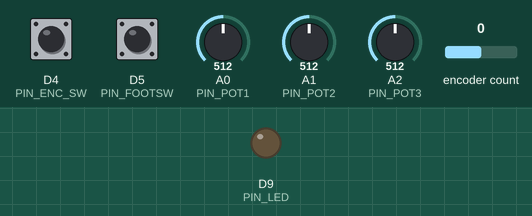
This sketch was run on a simulated Arduino Zero (SAMD21). Shown: output pins drawn as LEDs (lit = HIGH). Inputs (shaded band) come from the test bench; at power-on: D5 (PIN_FOOTSW) HIGH, encoder count 0, A0 (PIN_POT1) = 512, D4 (PIN_ENC_SW) HIGH, A1 (PIN_POT2) = 512, A2 (PIN_POT3) = 512 (analog values on the 0–1023 scale). What the sketch prints to the serial monitor is not drawn.

Above: at 1.2 s.
1.3 s: D5 (PIN_FOOTSW) pulled LOW for 0.15 s
At 2.0 s:
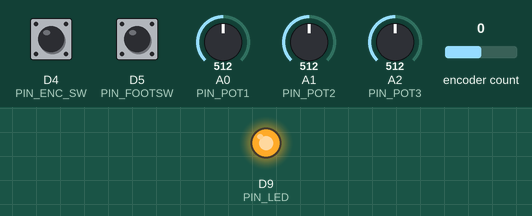
2.9 s: encoder count set to 1
4.4 s: A0 (PIN_POT1) set to 30
5.9 s: D4 (PIN_ENC_SW) pulled LOW for 0.15 s
7.5 s: D4 (PIN_ENC_SW) pulled LOW for 1 s
10.0 s: D5 (PIN_FOOTSW) pulled LOW for 1 s
Timing chart, 0 to 13.0 s (numbered marks = the images above; inputs shaded):
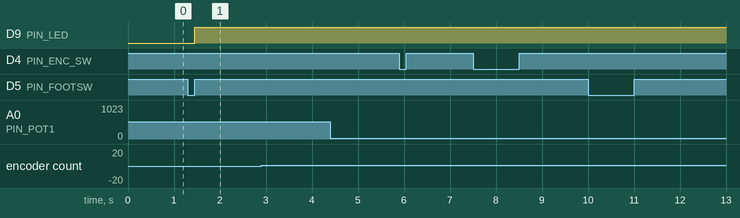

Measured:
- after the input at 1.3 s, D9 (PIN_LED): LOW → HIGH after 0.15 s
- after the input at 2.9 s, every drawn part: stays the same
- after the input at 4.4 s, every drawn part: stays the same
- after the input at 5.9 s, every drawn part: stays the same
- after the input at 7.5 s, every drawn part: stays the same
- after the input at 10.0 s, every drawn part: stays the same

The sketch:

03_knobs_switches.ino
```cpp
// 03_knobs_switches: 포트 3개, 인코더(푸시), 풋스위치, LED 입력 확인
// 노브를 돌리면 0~100% 값이, 인코더를 돌리면 카운트가, 스위치를 누르면 짧게/길게 이벤트가 시리얼에 찍히면 통과.
// 풋스위치를 짧게 누를 때마다 LED가 토글됩니다(바이패스 표시 흉내).

#include <Encoder.h>

// 핀 배치 (docs/hardware-design.md 5장 초안, firmware/src/pins.h와 동일하게 유지)
#define PIN_POT1     14  // A0
#define PIN_POT2     15  // A1
#define PIN_POT3     16  // A2
#define PIN_ENC_A    2
#define PIN_ENC_B    3
#define PIN_ENC_SW   4
#define PIN_FOOTSW   5
#define PIN_LED      9

#define LONG_PRESS_MS  600
#define DEBOUNCE_MS    20
#define POT_HYST       0.01f  // 1% 이상 바뀔 때만 출력

Encoder enc(PIN_ENC_A, PIN_ENC_B);

struct Button {
  uint8_t pin;
  const char* name;
  bool pressed = false;
  bool longFired = false;
  unsigned long changedAt = 0;
};

Button encBtn{PIN_ENC_SW, "인코더 버튼"};
Button footBtn{PIN_FOOTSW, "풋스위치"};

const uint8_t potPins[3] = {PIN_POT1, PIN_POT2, PIN_POT3};
float potLast[3] = {-1, -1, -1};
long encLast = 0;
bool ledOn = false;

// 짧게: 뗄 때 판정 / 길게: 600ms 도달 즉시 판정 (software-design.md 8-1절)
// 반환값: 0 = 없음, 1 = 짧게, 2 = 길게
int pollButton(Button& b) {
  bool down = digitalRead(b.pin) == LOW;  // 내부 풀업, 누르면 LOW
  unsigned long now = millis();
  if (down != b.pressed && now - b.changedAt >= DEBOUNCE_MS) {
    b.pressed = down;
    b.changedAt = now;
    if (down) {
      b.longFired = false;
    } else if (!b.longFired) {
      return 1;
    }
  }
  if (b.pressed && !b.longFired && now - b.changedAt >= LONG_PRESS_MS) {
    b.longFired = true;
    return 2;
  }
  return 0;
}

void report(Button& b, int evt) {
  if (evt) Serial.printf("%s: %s\n", b.name, evt == 1 ? "짧게" : "길게");
}

void setup() {
  Serial.begin(115200);
  pinMode(PIN_ENC_SW, INPUT_PULLUP);
  pinMode(PIN_FOOTSW, INPUT_PULLUP);
  pinMode(PIN_LED, OUTPUT);
  analogReadResolution(12);
  analogReadAveraging(16);
  Serial.println("03_knobs_switches 시작");
}

void loop() {
  for (int i = 0; i < 3; i++) {
    float v = analogRead(potPins[i]) / 4095.0f;
    if (fabsf(v - potLast[i]) > POT_HYST) {
      potLast[i] = v;
      Serial.printf("포트%d: %5.1f%%\n", i + 1, v * 100);
    }
  }

  long e = enc.read() / 4;  // EC11: 디텐트 1칸 = 4카운트 (확인 필요: 부품에 따라 2일 수 있음)
  if (e != encLast) {
    Serial.printf("인코더: %ld (%s)\n", e, e > encLast ? "시계방향" : "반시계방향");
    encLast = e;
  }

  report(encBtn, pollButton(encBtn));

  int f = pollButton(footBtn);
  report(footBtn, f);
  if (f == 1) {
    ledOn = !ledOn;
    digitalWrite(PIN_LED, ledOn);
  }

  delay(1);
}
```
